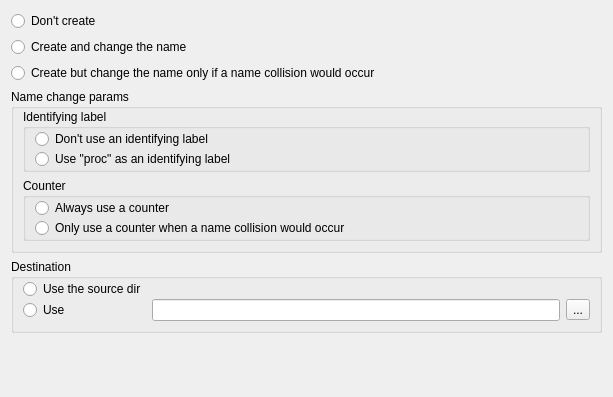
         <widget class="QWidget" name="tab_4" >
          <attribute name="title" >
           <string>Changed file</string>
          </attribute>
          <layout class="QVBoxLayout" >
           <item>
            <widget class="QWidget" native="1" name="widget_17" >
             <layout class="QVBoxLayout" >
              <property name="leftMargin" >
               <number>0</number>
              </property>
              <property name="topMargin" >
               <number>0</number>
              </property>
              <property name="rightMargin" >
               <number>0</number>
              </property>
              <property name="bottomMargin" >
               <number>0</number>
              </property>
              <item>
               <widget class="QRadioButton" name="m_pProcDontCreateRB" >
                <property name="text" >
                 <string>Don't create</string>
                </property>
               </widget>
              </item>
              <item>
               <widget class="QRadioButton" name="m_pProcCreateAlwaysChangeRB" >
                <property name="text" >
                 <string>Create and change the name</string>
                </property>
               </widget>
              </item>
              <item>
               <widget class="QRadioButton" name="m_pProcCreateChangeIfNeededRB" >
                <property name="text" >
                 <string>Create but change the name only if a name collision would occur</string>
                </property>
               </widget>
              </item>
             </layout>
            </widget>
           </item>
           <item>
            <widget class="QGroupBox" name="groupBox_10" >
             <property name="title" >
              <string>Name change params</string>
             </property>
             <layout class="QVBoxLayout" >
              <property name="topMargin" >
               <number>0</number>
              </property>
              <item>
               <widget class="QGroupBox" name="groupBox_11" >
                <property name="title" >
                 <string>Identifying label</string>
                </property>
                <layout class="QVBoxLayout" >
                 <property name="spacing" >
                  <number>0</number>
                 </property>
                 <property name="topMargin" >
                  <number>0</number>
                 </property>
                 <property name="bottomMargin" >
                  <number>0</number>
                 </property>
                 <item>
                  <widget class="QRadioButton" name="m_pProcDontUseLabelRB" >
                   <property name="text" >
                    <string>Don't use an identifying label</string>
                   </property>
                  </widget>
                 </item>
                 <item>
                  <widget class="QRadioButton" name="m_pProcUseLabelRB" >
                   <property name="text" >
                    <string>Use "proc" as an identifying label</string>
                   </property>
                  </widget>
                 </item>
                </layout>
               </widget>
              </item>
              <item>
               <widget class="QGroupBox" name="groupBox_12" >
                <property name="title" >
                 <string>Counter</string>
                </property>
                <layout class="QVBoxLayout" >
                 <property name="spacing" >
                  <number>0</number>
                 </property>
                 <property name="topMargin" >
                  <number>0</number>
                 </property>
                 <property name="bottomMargin" >
                  <number>0</number>
                 </property>
                 <item>
                  <widget class="QRadioButton" name="m_pProcAlwaysUseCounterRB" >
                   <property name="text" >
                    <string>Always use a counter</string>
                   </property>
                  </widget>
                 </item>
                 <item>
                  <widget class="QRadioButton" name="m_pProcUseCounterIfNeededRB" >
                   <property name="text" >
                    <string>Only use a counter when a name collision would occur</string>
                   </property>
                  </widget>
                 </item>
                </layout>
               </widget>
              </item>
             </layout>
            </widget>
           </item>
           <item>
            <widget class="QGroupBox" name="groupBox_13" >
             <property name="title" >
              <string>Destination</string>
             </property>
             <layout class="QGridLayout" >
              <property name="topMargin" >
               <number>0</number>
              </property>
              <property name="verticalSpacing" >
               <number>0</number>
              </property>
              <item row="0" column="0" >
               <widget class="QRadioButton" name="m_pProcUseSrcRB" >
                <property name="text" >
                 <string>Use the source dir</string>
                </property>
               </widget>
              </item>
              <item row="1" column="0" >
               <widget class="QRadioButton" name="m_pProcUseSeparateDirRB" >
                <property name="text" >
                 <string>Use</string>
                </property>
               </widget>
              </item>
              <item row="1" column="1" >
               <widget class="QWidget" native="1" name="widget_11" >
                <layout class="QHBoxLayout" >
                 <property name="leftMargin" >
                  <number>0</number>
                 </property>
                 <property name="topMargin" >
                  <number>0</number>
                 </property>
                 <property name="rightMargin" >
                  <number>0</number>
                 </property>
                 <property name="bottomMargin" >
                  <number>0</number>
                 </property>
                 <item>
                  <widget class="QLineEdit" name="m_pProcDestE" />
                 </item>
                 <item>
                  <widget class="QToolButton" name="m_pSelectTransfDestDirB" >
                   <property name="text" >
                    <string>...</string>
                   </property>
                  </widget>
                 </item>
                </layout>
               </widget>
              </item>
             </layout>
            </widget>
           </item>
           <item>
            <spacer>
             <property name="orientation" >
              <enum>Qt::Vertical</enum>
             </property>
             <property name="sizeHint" >
              <size>
               <width>591</width>
               <height>53</height>
              </size>
             </property>
            </spacer>
           </item>
          </layout>
         </widget>
